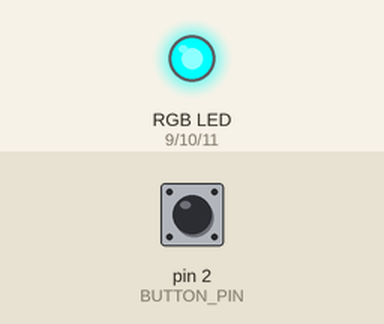
A sketch run on a simulated Arduino Uno, built with avr-gcc and run on an emulated ATmega328P. Shown: an RGB LED mixed from three pins (HIGH = lit). Dashed ring = blinking. The test bench sets the inputs (shaded band); at power-on: pin 2 (BUTTON_PIN) HIGH.

Above: at 1.2 s.
1.3 s: pin 2 (BUTTON_PIN) pulled LOW for 1 s
At 3.04 s:
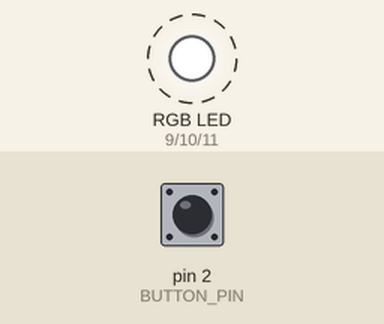
5.3 s: pin 2 (BUTTON_PIN) pulled LOW for 0.15 s
At 6.54 s:
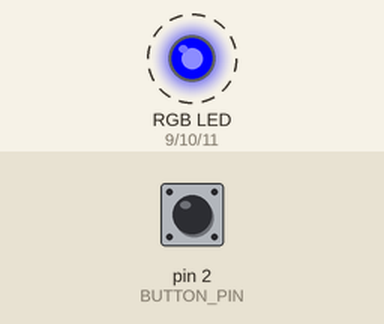
8.4 s: pin 2 (BUTTON_PIN) pulled LOW for 0.15 s
At 9.54 s:
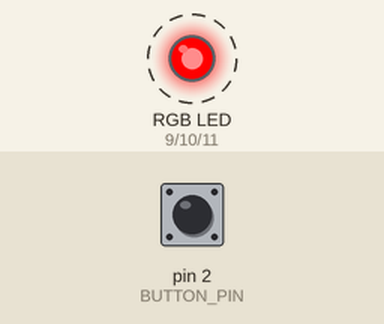
11.5 s: pin 2 (BUTTON_PIN) pulled LOW for 3.2 s
17.1 s: pin 2 (BUTTON_PIN) pulled LOW for 0.15 s
At 20.0 s:
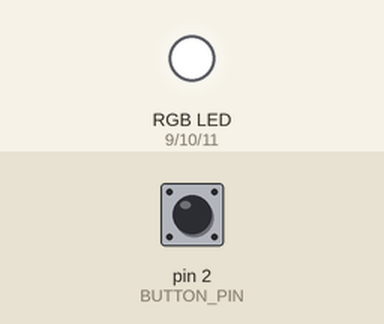
20.2 s: pin 2 (BUTTON_PIN) pulled LOW for 1 s
Timing chart, 0 to 23.2 s (numbered marks = the images above; inputs shaded):
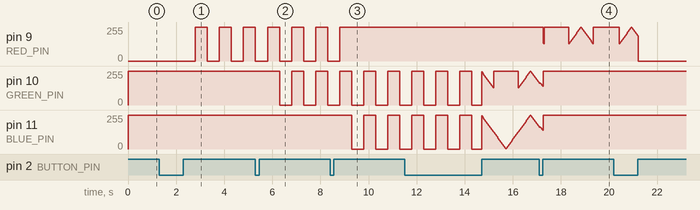

The sketch:

sketch_nov11a.ino
```cpp
// ===== 腳位定義 =====
const int BUTTON_PIN = 2;   // 按鈕腳位
const int RED_PIN = 9;      // RGB LED 紅色腳位 (需支援 PWM)
const int GREEN_PIN = 10;   // RGB LED 綠色腳位 (需支援 PWM)
const int BLUE_PIN = 11;    // RGB LED 藍色腳位 (需支援 PWM)

// ===== 變數設定 =====
int currentMode = 0;        // 0: 常亮模式 (Constant Light), 1: 閃爍模式 (Blink), 2: 呼吸燈模式 (Breathing)
int currentColorIndex = 0;  // 顏色索引 (0: 紅, 1: 黃, 2: 青)

// 當前燈光的顏色數值 (0 ~ 255)
int RCurrentColor = 255;
int GCurrentColor = 0;
int BCurrentColor = 0;

// 呼吸燈專用變數（改用獨立的亮度百分比變數來控制呼吸，避免直接亂加減造成卡死）
int breathValue = 0;        // 呼吸燈當前亮度 (0 ~ 255)
int fadeDirection = 5;      // 每次變化的量與方向 (正數變亮，負數變暗)

// 閃爍燈專用變數
unsigned long previousMillis = 0;
const long interval = 500;  // 閃爍間隔 (毫秒)
bool ledState = false;

// 按鈕長短按偵測變數
unsigned long pressStartTime = 0;
bool lastButtonState = HIGH;
bool currentButtonState = HIGH;
const unsigned long LONG_PRESS_TIME = 600; // 超過 0.6 秒視為長按

void setup() {
  pinMode(BUTTON_PIN, INPUT_PULLUP); // 啟用內建提升電阻
  pinMode(RED_PIN, OUTPUT);
  pinMode(GREEN_PIN, OUTPUT);
  pinMode(BLUE_PIN, OUTPUT);

  updateLEDColor(RCurrentColor, GCurrentColor, BCurrentColor);
}

void loop() {
  checkButton(); // 檢查按鈕狀態

  // 根據不同模式執行對應邏輯
  if (currentMode == 0) {
    // 0: 常亮模式 (Constant Light)
    updateLEDColor(RCurrentColor, GCurrentColor, BCurrentColor);
  }
  else if (currentMode == 1) {
    // 1: 閃爍模式 (Blink)
    unsigned long currentMillis = millis();
    if (currentMillis - previousMillis >= interval) {
      previousMillis = currentMillis;
      ledState = !ledState;
      if (ledState) {
        updateLEDColor(RCurrentColor, GCurrentColor, BCurrentColor);
      } else {
        updateLEDColor(0, 0, 0); // 熄滅
      }
    }
  }
  else if (currentMode == 2) {
    // 2: 呼吸燈模式 (Breathing Light)
    // 利用 breathValue (0 到 255) 乘上當前設定的顏色比例，達成完美的呼吸循環
    breathValue += fadeDirection;

    // 當亮度達到頂端 (255) 或底端 (0) 時，反轉方向
    if (breathValue >= 255) {
      breathValue = 255;
      fadeDirection = -fadeDirection; // 改為變暗
    }
    else if (breathValue <= 0) {
      breathValue = 0;
      fadeDirection = -fadeDirection; // 改為變亮
    }

    // 根據當前選擇的顏色 (紅、黃、青)，依比例算出呼吸時的 RGB 數值
    int rOut = (RCurrentColor * breathValue) / 255;
    int gOut = (GCurrentColor * breathValue) / 255;
    int bOut = (BCurrentColor * breathValue) / 255;

    updateLEDColor(rOut, gOut, bOut);
    delay(20); // 控制呼吸速度
  }
}

// ===== 按鈕偵測函式 (長按切換模式，短按切換顏色) =====
void checkButton() {
  currentButtonState = digitalRead(BUTTON_PIN);

  // 按鈕按下 (低態有效)
  if (lastButtonState == HIGH && currentButtonState == LOW) {
    pressStartTime = millis();
    delay(50); // 簡易消彈跳
  }

  // 按鈕釋放
  if (lastButtonState == LOW && currentButtonState == HIGH) {
    unsigned long pressDuration = millis() - pressStartTime;

    if (pressDuration >= LONG_PRESS_TIME) {
      // 長按：切換模式 (0 -> 1 -> 2 -> 0)
      currentMode = (currentMode + 1) % 3;
      breathValue = 0;     // 重設呼吸起點
      fadeDirection = 5;   // 重設為變亮方向
    } else {
      // 短按：切換顏色
      changeLEDColor();
    }
  }
  lastButtonState = currentButtonState;
}

// ===== 切換預設顏色的函式 (紅、黃、青) =====
void changeLEDColor() {
  currentColorIndex = (currentColorIndex + 1) % 3; // 循環 3 種顏色

  switch (currentColorIndex) {
    case 0: RCurrentColor = 255; GCurrentColor = 0;   BCurrentColor = 0;   break; // 紅色 (Red)
    case 1: RCurrentColor = 255; GCurrentColor = 255; BCurrentColor = 0;   break; // 黃色 (Yellow)
    case 2: RCurrentColor = 0;   GCurrentColor = 255; BCurrentColor = 255; break; // 青色 (Cyan)
  }
}

// ===== 更新實體 LED 輸出的函式 (含反相處理) =====
void updateLEDColor(int r, int g, int b) {
  // 如果你的 LED 是共陽極（Common Anode，即數值越低越亮），請把底下三行最前面的 `//` 刪除：
   r = 255 - r;
   g = 255 - g;
   b = 255 - b;

  analogWrite(RED_PIN, r);
  analogWrite(GREEN_PIN, g);
  analogWrite(BLUE_PIN, b);
}
```

Measured:
- after the input at 1.3 s, pin 9 (RED_PIN): alternates 255/255 for 0.50 s and 0/255 for 0.50 s, starting after 1.5 s
- after the input at 5.3 s, pin 10 (GREEN_PIN): alternates 255/255 for 0.50 s and 0/255 for 0.50 s, starting after 1.0 s
- after the input at 8.4 s, pin 9 (RED_PIN): goes on until 8.8 s, then stays 255/255; pin 11 (BLUE_PIN): alternates 255/255 for 0.50 s and 0/255 for 0.50 s, starting after 0.90 s
